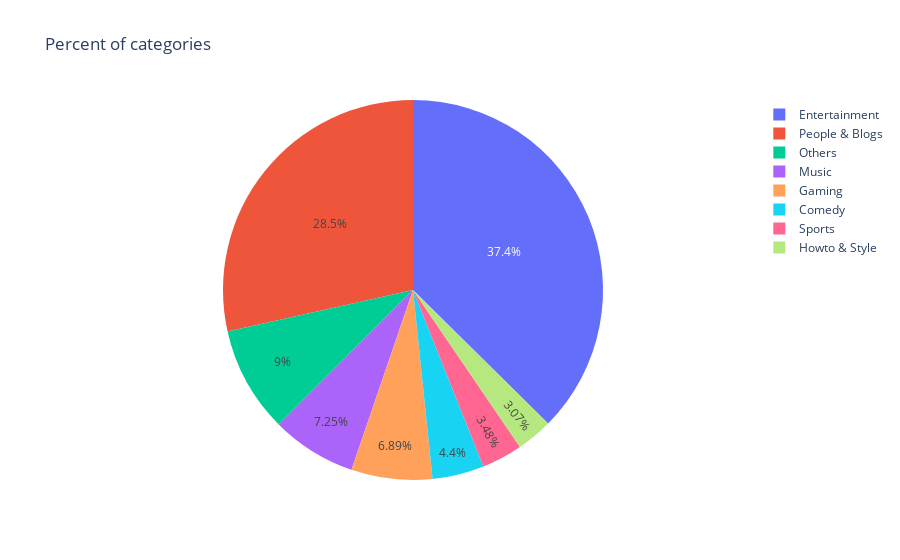

This figure's notebook cell:
### Code cell
px.pie(category_pie, values='count', names='category', title='Percent of categories')

### Figure 1 — Plotly figure (JSON) as saved in the notebook; plotly's stock layout.template omitted (floating-point values rounded to 4 significant figures)
{"data": [{"domain": {"x": [0, 1], "y": [0, 1]}, "hovertemplate": "category=%{label}<br>count=%{value}<extra></extra>", "labels": ["Comedy", "Entertainment", "Gaming", "Howto & Style", "Music", "Others", "People & Blogs", "Sports"], "legendgroup": "", "name": "", "showlegend": true, "type": "pie", "values": [770, 6551, 1207, 538, 1269, 1576, 4992, 609]}], "layout": {"legend": {"tracegroupgap": 0}, "title": {"text": "Percent of categories"}}}
